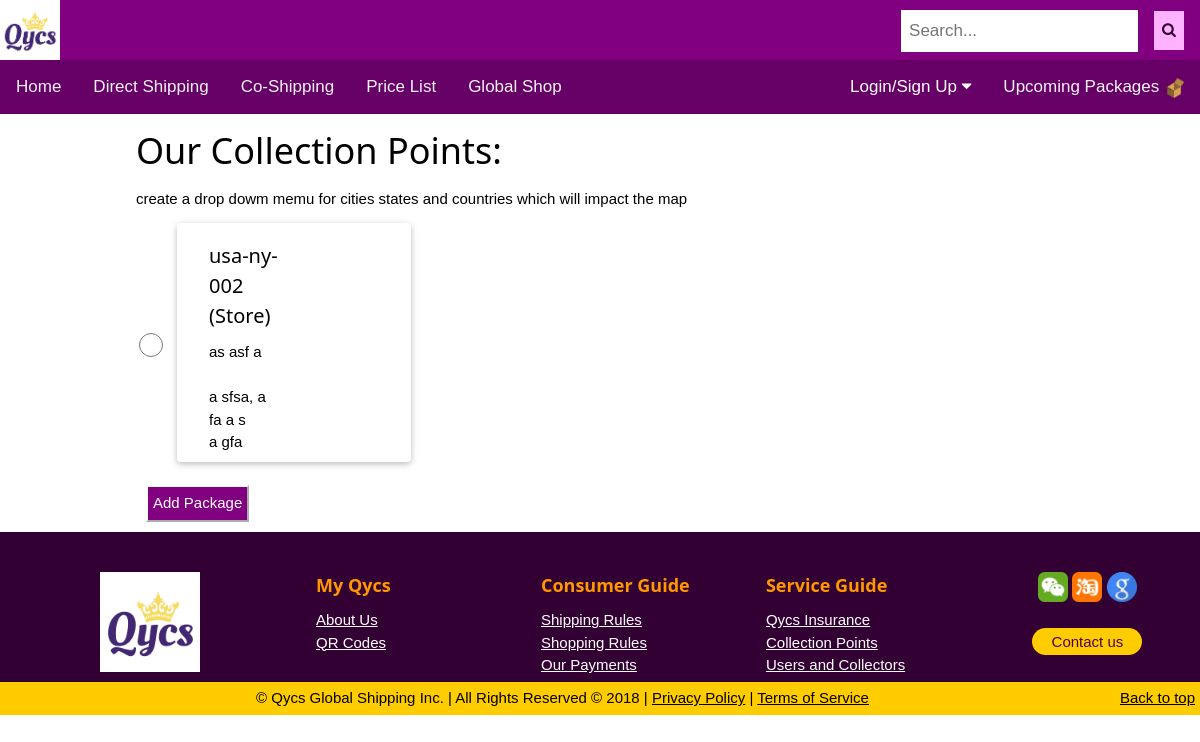
The app's page /collection-points/, older data.
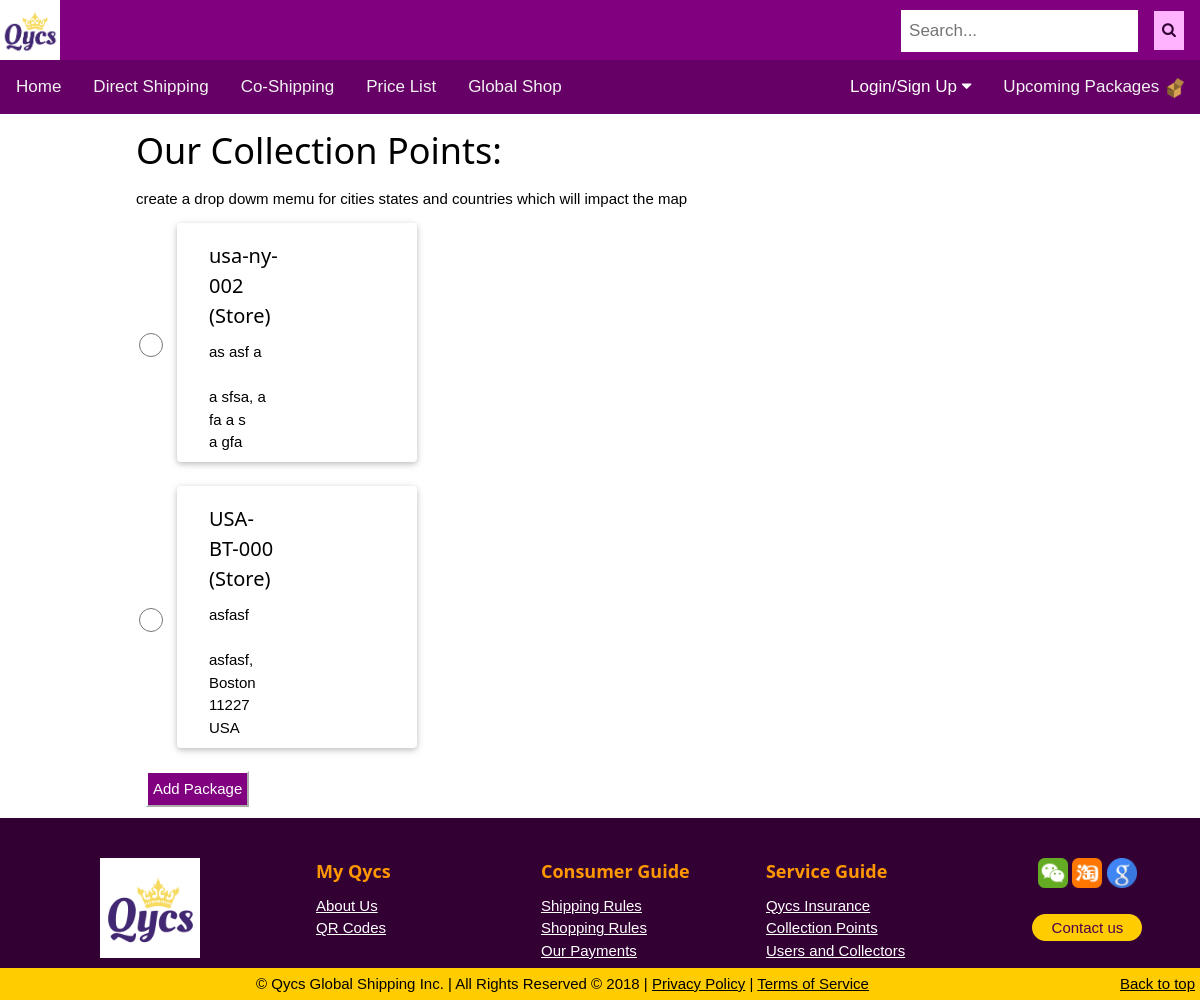
The same page, newer data.
### main/models.py (models this page shows, shortened)
class Address_Common_Info(models.Model):
	address = models.CharField(max_length=300, default='',verbose_name='地址' )
	apt = models.CharField(blank=True, max_length=10, default='',verbose_name='Apartment' )
	city = models.CharField(max_length=100, default='',verbose_name= 'City')
	state = models.CharField(max_length=100, default='',verbose_name= 'State')
	country = models.CharField(max_length=100, default='',verbose_name= 'Country')
	zipcode = models.CharField(max_length=5, default='', verbose_name= 'Zip Code')
	memo = models.TextField(blank = True, default='', verbose_name= 'Address Meno')
	class Meta:
		abstract = True

class CollectionPoint(Address_Common_Info):
	collector = models.OneToOneField(
		User,
		on_delete=models.PROTECT,
		primary_key=True,
		verbose_name= 'Collector'
	)
	created_date = models.DateTimeField(auto_now_add = True, blank=True, null=True)
	name = models.CharField(max_length = 16, unique = True, default='', verbose_name= 'Collection Point Name')
	license = models.CharField(max_length = 16, default='',verbose_name= 'License Number')
	license_type = models.CharField(max_length = 16, default='',verbose_name= 'License Type')
	store = models.BooleanField(default = True, verbose_name= 'Store')
	store.boolean = True
	status = models.BooleanField(default = False, verbose_name= 'Avaliable')
	status.boolean = True
	image = models.ImageField(upload_to = 'collector_image', blank ='True')

### main/views.py (the view, shortened to what this page needs)
# urls.py: path('collection-points/', views.SetPickupPointView.as_view(), name='collection_points'),
class SetPickupPointView(TemplateView):
	template_name = 'main/collectionpoints.html'
	col_list = CollectionPoint.objects.filter(status=True)
	def get(self, request):
		return render(request, self.template_name, {'col_list': self.col_list,})

### main/templates/main/collectionpoints.html (shortened to what this page needs)
{% extends "main/base.html" %}
{% block content %}
<div class="w3-cell w3-mobile">
    <div class="w3-threequarter w3-container">
        <h1> Our Collection Points: </h1>
        create a drop dowm memu for cities states and countries which will impact the map
        <form method="post">
            <table>
                {% for choice in col_list %}
                    <tr><td>
                        <input type="radio" name="choice" class=" w3-radio" id="choice{{ forloop.counter }}" value="{{ choice.pk }}"
                            {% if choice == user.userprofile.default_col %} checked="checked" {% endif %} />
                        </td>
                        <td><div class="w3-card-2 w3-round w3-container">
                            <label for="choice{{ forloop.counter }}">
                                <div class="w3-half w3-container">
                                    <h4>{{choice.name}}
                                    {% if choice.store %}
                                        (Store)
                                    {% else %}
                                        (Personal Place)
                                    {% endif %}</h4>
                                    {{choice.address}}<br/>
                                    {{choice.apt}}<br/>
                                    {{choice.city}}, {{choice.state}} {{choice.zipcode}}<br/>
                                    {{choice.country}}<br/>
                                </div>
                            </label>
                        </div></td>
                    </tr>
                {% endfor %}
            </table>
            <input type="submit" value="Add Package" />
        </form>
    </div>
</div>
<div class="w3-cell w3-container w3-mobile">
</div>
{% endblock %}

### main/templates/main/base.html (shortened to what this page needs)
{% load static %}
<!doctype html>
<html lang="en">
  <head>
    <link rel="stylesheet" href="{% static 'css/style.css' %}">
    <link rel="stylesheet" href="{% static 'css/w3.css' %}">
    <link rel="stylesheet" href="https://cdnjs.cloudflare.com/ajax/libs/font-awesome/4.7.0/css/font-awesome.min.css">
</head>
<body>
<header>
    <div class = "navlogo">
      <img src="{% static 'image/logo.png' %}" alt="logo" width="60" height="60" />
      <div class ="search">
        <input type="text" placeholder="Search..." name="search">
        <button type="submit"><i class="fa fa-search"></i></button>
      </div>
    </div>
</header>
<div class="w3-bar">
    <div class="topnav " id="myTopnav">
      <a href="{% url 'home' %}">Home</a>
      <a href="{% url 'add_direct_shipping' %}">Direct Shipping</a>
      <a href="{% url 'collection_points' %}">Co-Shipping</a>
      <a href="">Price List</a>
      <a href="">Global Shop</a>
      <div class="topnav-right">
          {% if user.is_authenticated %}
            <div class="dropdown">
              <button class="dropbtn">{{user.username}}
                <i class="fa fa-caret-down"></i>
              </button>
              <div class="dropdown-content">
                <a href="{% url 'userprofile' %}">User Information</a>
                <a href="{% url 'useraddress' %}">Address List</a>
                <a href="{% url 'userpackage' %}">Packages History</a>
                <a href="{% url 'userwallet' %}">Wallet</a>
                <a href="/accounts/logout/">Logout</a>
              </div>
            </div>
          {% else %}
            <div class="dropdown">
              <button class="dropbtn">Login/Sign Up
                <i class="fa fa-caret-down"></i>
              </button>
            </div>
          {% endif %}
        <a href="{% url 'packagecard' %}">Upcoming Packages
        <img src="{% static 'image/box.png' %}" width="20" height="20"></a>
      </div>
  </div>
</div>
  <div class="w3-cell-row w3-mobile" style="width:80%;margin-left:auto;margin-right: auto">
  {% block content %}
  {% endblock %}
  </div>
    <div id="footer">
      <div class="w3-row">
        <div class="w3-quarter w3-container">
          <center><h5><a href="{% url 'home' %}"><img width="100" height="100" src="{% static 'image/logo.png'%}"></a></h5></center>
        </div>
        <div class = "w3-threequarter">
          <div class="w3-quarter w3-container">
                <h5 class="w3-text-orange" >My Qycs</h5>
                <a class="w3-text-white w3-medium" href="">About Us</a><br/>
                <a class="w3-text-white w3-medium" href="">QR Codes</a><br/>
          </div>
          <div class="w3-quarter w3-container">
                <h5 class="w3-text-orange" >Consumer Guide</h5>
                <a class="w3-text-white w3-medium" href="">Shipping Rules</a><br/>
            <a class="w3-text-white w3-medium" href="">Shopping Rules</a><br/>
            <a class="w3-text-white w3-medium" href="">Our Payments</a><br/>
          </div>
          <div class="w3-quarter w3-container">
            <h5 class="w3-text-orange">Service Guide</h5>
            <a class="w3-text-white w3-medium" href="">Qycs Insurance</a><br/>
            <a class="w3-text-white w3-medium" href="">Collection Points</a><br/>
            <a class="w3-text-white w3-medium" href="">Users and Collectors</a>
          </div>
          <div class="w3-quarter w3-container">
            <div class="social-networks">
              <a href="#" class="wechat"><img src="{% static 'image/wechat.ico' %}" width="30" height="30"></a>
              <a href="#" class="taobao"><img src="{% static 'image/taobao.ico' %}" width="30" height="30"></a>
              <a href="#" class="google"><img src="{% static 'image/google.ico' %}" width="30" height="30"></a>
            </div>
            <button type="button" class="btn btn-default">Contact us</button><br/>
          </div>
        </div>
      </div>
    </div>
    <div class="footer-copyright">
                &copy; Qycs Global Shipping Inc. | All Rights Reserved © 2018 |
      <a href="">Privacy Policy</a> | <a href="">Terms of Service</a>
      <span class="float-right"> <a href="">Back to top</a></span>
    </div>
</body>
</html>

### main/static/css/style.css (style rules this page uses)
body { font-family: Arial, Helvetica, sans-serif; }
.navlogo { background-color: #800080; }
.navlogo .search { float: right; }
.navlogo input[type=text] { padding: 8px; border: none; margin-top: 10px; margin-right: 16px; font-size: 17px; }
.navlogo .search button { color:#330033; background-color: #ffb3ff; float: right; padding: 8px; border: none; margin-top: 11px; margin-right: 16px; }
.topnav { overflow: hidden; background-color: #660066; }
.topnav-right { float: right; }
.topnav-right img { margin: 0; }
.topnav a { float: left; display: block; color: #f2f2f2; text-align: center; padding: 14px 16px; text-decoration: none; font-size: 17px; }
.dropdown { float: left; overflow: hidden; }
.dropdown .dropbtn { font-size: 17px; border: none; outline: none; color: white; padding: 14px 16px; background-color: inherit; font-family: inherit; margin: 0; }
.float-right { float: right; }
.w3-cell-row button, input[type="submit"] { background-color: #800080; color: #fff; padding: 5px 5px 5px 5px; border-width: 2px; border-color: #fff; border-style: outset; min-width: 70px; margin: 10px; }
.w3-card-2 { margin: 10px; }
#footer { background-color: #330033; color:#1a001a; padding-top: 10px; width:100%; bottom:0; margin-bottom: 0; padding-bottom: 0; }
#footer h5 { font-size: 18px; color: white; font-weight: bold; margin-top: 30px; }
#footer .social-networks { text-align: center; padding-top: 30px; padding-bottom: 16px; }
#footer button { color: #4d004d; background-color: #ffcc00; border-radius: 20px; border: none; width: 110px; display: block; margin: 0 auto; margin-top: 10px; line-height: 25px; }
.footer-copyright { background-color:#FFCC00; text-align: center; margin: 0; padding: 5px; }

### main/static/css/w3.css (style rules this page uses)
html { box-sizing:border-box }
*,*:before,*:after { box-sizing:inherit }
html { -ms-text-size-adjust:100%;-webkit-text-size-adjust:100% }
body { margin:0 }
article,aside,details,figcaption,figure,footer,header,main,menu,nav,section,summary { display:block }
a { background-color:transparent;-webkit-text-decoration-skip:objects }
img { border-style:none }
button,input,select,textarea { font:inherit;margin:0 }
button,input { overflow:visible }
button,select { text-transform:none }
button,html [type=button],[type=reset],[type=submit] { -webkit-appearance:button }
[type=checkbox],[type=radio] { padding:0 }
html,body { font-family:Verdana,sans-serif;font-size:15px;line-height:1.5 }
html { overflow-x:hidden }
h1 { font-size:36px }
h4 { font-size:20px }
h5 { font-size:18px }
h1,h2,h3,h4,h5,h6 { font-family:"Segoe UI",Arial,sans-serif;font-weight:400;margin:10px 0 }
img { vertical-align:middle }
a { color:inherit }
.w3-check,.w3-radio { width:24px;height:24px;position:relative;top:6px }
.w3-bar { width:100%;overflow:hidden }
.w3-container:after,.w3-container:before,.w3-panel:after,.w3-panel:before,.w3-row:after,.w3-row:before,.w3-row-padding:after,.w3-row-padding:before, .w3-cell-row:before,.w3-cell-row:after,.w3-clear:after,.w3-clear:before,.w3-bar:before,.w3-bar:after { content:"";display:table;clear:both }
.w3-col,.w3-half,.w3-third,.w3-twothird,.w3-threequarter,.w3-quarter { float:left;width:100% }
@media (min-width:601px) { .w3-col.m3,.w3-quarter { width:24.99999% } }
@media (min-width:601px) { .w3-col.m6,.w3-half { width:49.99999% } }
@media (min-width:601px) { .w3-col.m9,.w3-threequarter { width:74.99999% } }
.w3-cell-row { display:table;width:100% }
.w3-cell { display:table-cell }
.w3-round,.w3-round-medium { border-radius:4px }
.w3-container,.w3-panel { padding:0.01em 16px }
.w3-card,.w3-card-2 { box-shadow:0 2px 5px 0 rgba(0,0,0,0.16),0 2px 10px 0 rgba(0,0,0,0.12) }
.w3-medium { font-size:15px!important }
.w3-text-orange,.w3-hover-text-orange:hover { color:#ff9800!important }
.w3-text-white,.w3-hover-text-white:hover { color:#fff!important }

Row changes from the older to the newer data that the page shows:
added CollectionPoint: choice "☐ USA-BT-000 (Store) asfasf asf", name "USA-BT-000", store "(Store)", address "asfasf", city "asfasf", state "Boston", zipcode "11227", country "USA"
